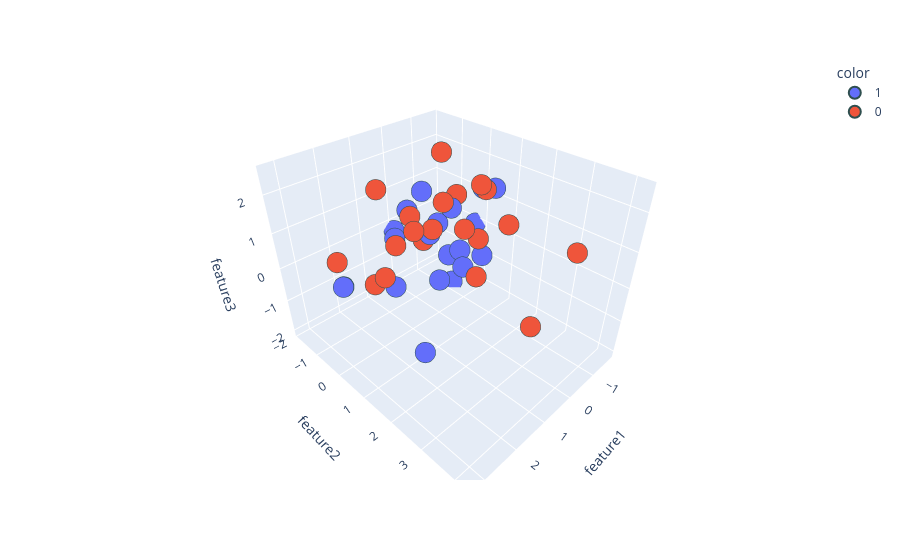

The code cell stored with this chart in its notebook:
### Code cell
import plotly.express as px
# y_train_trf = y_train.astype(str)
fig = px.scatter_3d(df, x=df['feature1'], y=df['feature2'], z=df['feature3'],
                   color=df['target'].astype('str'))
fig.update_traces(marker=dict(size=12,
                             line=dict(width=2,
                                      color='DarkSlateGrey')),
                 selector=dict(mode='markers'))
fig.show() # we can see the 3d plot

### Figure 1 — Plotly figure (JSON) as saved in the notebook; plotly's stock layout.template omitted (floating-point values rounded to 4 significant figures)
{"data": [{"hovertemplate": "color=1<br>feature1=%{x}<br>feature2=%{y}<br>feature3=%{z}<extra></extra>", "legendgroup": "1", "marker": {"color": "#636efa", "line": {"color": "DarkSlateGrey", "width": 2}, "size": 12, "symbol": "circle"}, "mode": "markers", "name": "1", "scene": "scene", "showlegend": true, "type": "scatter3d", "x": [-0.2874, -0.3801, -0.5509, -0.6817, -0.05697, 2.5, 0.1616, 0.703, -0.3554, 0.2718, 2.073, -1.236, -0.2016, -1.743, 0.3676, -0.01319, -1.175, 1.704, -0.5815, -1.745], "y": [0.1884, -0.007444, 0.2473, 0.9183, -0.03197, -0.7694, -1.611, -1.017, 0.5524, -0.277, -1.478, 0.792, -1.446, -0.2967, 0.08359, -1.841, -0.6644, 1.272, -0.6271, -0.05693], "z": [1.119, -0.4144, -0.2241, -0.1405, -1.103, -0.3742, -0.3561, -1.463, -0.5273, 1.611, -0.9718, 1.542, 0.4628, -0.1055, 0.5904, -0.2745, -2.061, -1.726, 0.2382, 1.076]}, {"hovertemplate": "color=0<br>feature1=%{x}<br>feature2=%{y}<br>feature3=%{z}<extra></extra>", "legendgroup": "0", "marker": {"color": "#EF553B", "line": {"color": "DarkSlateGrey", "width": 2}, "size": 12, "symbol": "circle"}, "mode": "markers", "name": "0", "scene": "scene", "showlegend": true, "type": "scatter3d", "x": [-0.5392, -0.1805, 0.1759, 1.828, -0.2528, 3.264, 2.495, 1.508, 1.481, 1.342, -0.5195, 0.1753, -0.6167, -1.467, 0.05788, 1.219, 0.8553, 0.3924, 2.324, 0.483], "y": [1.823, -0.03624, -0.3828, 1.198, 1.184, 0.4447, 0.591, 4.082, 0.1136, 1.241, 0.9151, 1.499, 1.021, -0.7778, 0.2542, -0.8332, -0.07018, 1.286, 0.748, 4.23], "z": [1.204, 2.552, 0.1245, 1.762, 2.104, 1.316, 0.4225, 0.7602, 0.7699, 1.625, 0.4339, -0.08784, 1.801, 0.7258, 1.431, 1.79, 1.23, 1.251, 0.6043, 2.014]}], "layout": {"legend": {"title": {"text": "color"}, "tracegroupgap": 0}, "margin": {"t": 60}, "scene": {"domain": {"x": [0, 1], "y": [0, 1]}, "xaxis": {"title": {"text": "feature1"}}, "yaxis": {"title": {"text": "feature2"}}, "zaxis": {"title": {"text": "feature3"}}}}}
